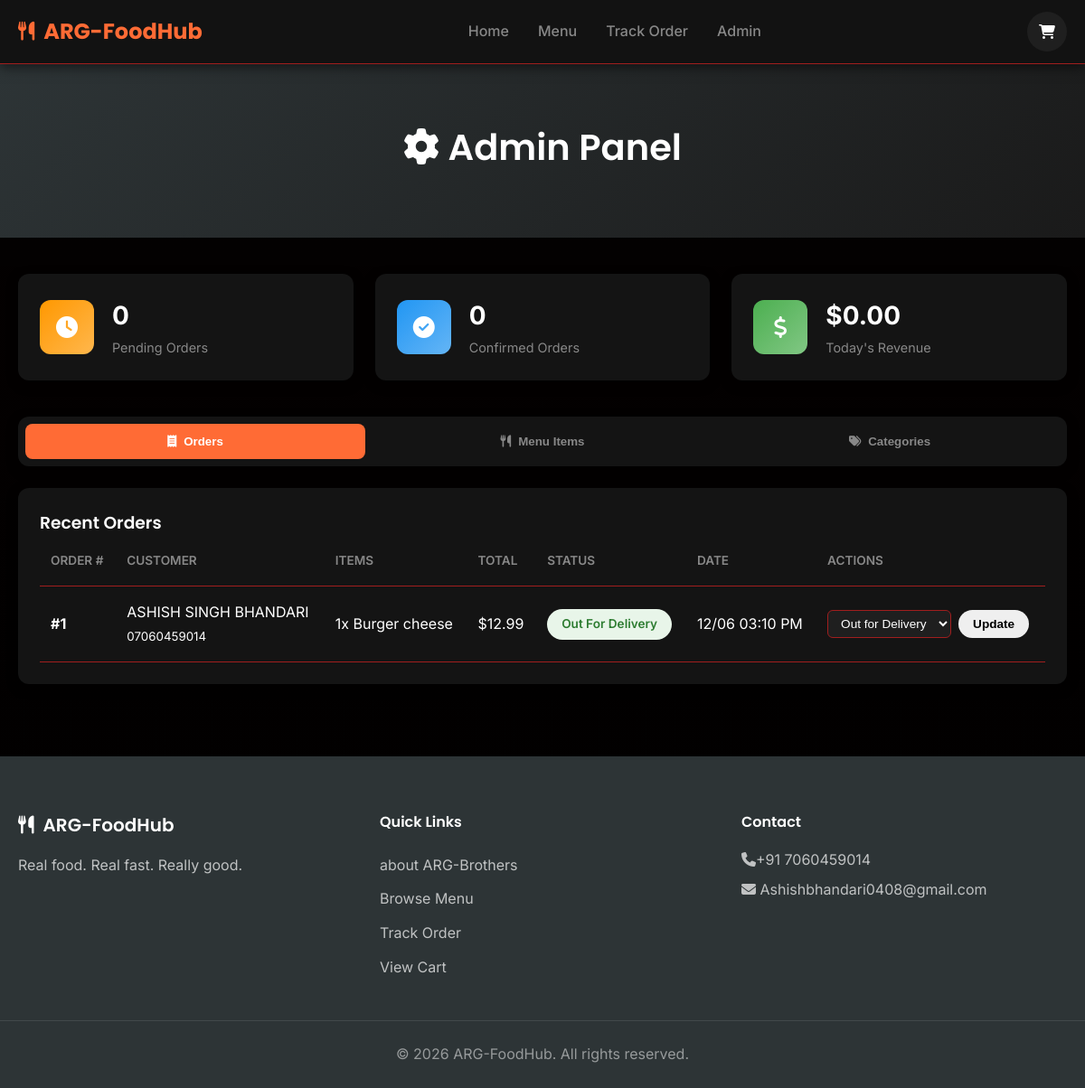
The page /admin on the database its author committed.
### models.py (models this page shows, shortened)
class Order(db.Model):
    id = db.Column(db.Integer, primary_key=True)
    customer_name = db.Column(db.String(100), nullable=False)
    customer_email = db.Column(db.String(120), nullable=False)
    customer_phone = db.Column(db.String(20), nullable=False)
    delivery_address = db.Column(db.Text, nullable=False)
    delivery_instructions = db.Column(db.Text)
    subtotal = db.Column(db.Float, nullable=False)
    delivery_fee = db.Column(db.Float, default=2.99)
    total = db.Column(db.Float, nullable=False)
    status = db.Column(db.String(50), default='pending')
    created_at = db.Column(db.DateTime, default=datetime.utcnow)
    updated_at = db.Column(db.DateTime, default=datetime.utcnow, onupdate=datetime.utcnow)
    items = db.relationship('OrderItem', backref='order', lazy=True, cascade='all, delete-orphan')

class OrderItem(db.Model):
    id = db.Column(db.Integer, primary_key=True)
    order_id = db.Column(db.Integer, db.ForeignKey('order.id'), nullable=False)
    menu_item_id = db.Column(db.Integer, db.ForeignKey('menu_item.id'), nullable=False)
    quantity = db.Column(db.Integer, nullable=False, default=1)
    price = db.Column(db.Float, nullable=False)
    menu_item = db.relationship('MenuItem')

class MenuItem(db.Model):
    id = db.Column(db.Integer, primary_key=True)
    name = db.Column(db.String(100), nullable=False)
    description = db.Column(db.Text)
    price = db.Column(db.Float, nullable=False)
    image_url = db.Column(db.String(500))
    category_id = db.Column(db.Integer, db.ForeignKey('category.id'), nullable=False)
    is_available = db.Column(db.Boolean, default=True)
    is_popular = db.Column(db.Boolean, default=False)
    created_at = db.Column(db.DateTime, default=datetime.utcnow)

### routes.py (the view)
@app.route('/admin')
def admin():
    orders = Order.query.order_by(Order.created_at.desc()).all()
    items = MenuItem.query.all()
    categories = Category.query.all()
    pending_count = Order.query.filter_by(status='pending').count()
    confirmed_count = Order.query.filter_by(status='confirmed').count()
    today_orders = Order.query.filter(
        db.func.date(Order.created_at) == db.func.current_date()
    ).all()
    today_revenue = sum(o.total for o in today_orders)
    return render_template('admin.html', orders=orders, items=items, categories=categories,
                         pending_count=pending_count, confirmed_count=confirmed_count,
                         today_revenue=today_revenue)

### routes.py (called while the page is built)
@app.context_processor
def cart_count():
    cart = session.get('cart', {})
    count = sum(item['quantity'] for item in cart.values())
    return {'cart_count': count}

### templates/admin.html (shortened to what this page needs)
{% extends 'base.html' %}
{% block content %}
<div class="page-header admin-header">
    <div class="container">
        <h1><i class="fas fa-cog"></i> Admin Panel</h1>
    </div>
</div>
<section class="admin-section">
    <div class="container">
        <div class="admin-stats">
            <div class="stat-card">
                <div class="stat-icon pending">
                    <i class="fas fa-clock"></i>
                </div>
                <div class="stat-info">
                    <span class="stat-value">{{ pending_count }}</span>
                    <span class="stat-label">Pending Orders</span>
                </div>
            </div>
            <div class="stat-card">
                <div class="stat-icon confirmed">
                    <i class="fas fa-check-circle"></i>
                </div>
                <div class="stat-info">
                    <span class="stat-value">{{ confirmed_count }}</span>
                    <span class="stat-label">Confirmed Orders</span>
                </div>
            </div>
            <div class="stat-card">
                <div class="stat-icon revenue">
                    <i class="fas fa-dollar-sign"></i>
                </div>
                <div class="stat-info">
                    <span class="stat-value">${{ "%.2f"|format(today_revenue) }}</span>
                    <span class="stat-label">Today's Revenue</span>
                </div>
            </div>
        </div>
        <div class="admin-tabs">
            <button class="tab-btn active" onclick="showTab('orders', this)">
                <i class="fas fa-receipt"></i> Orders
            </button>
            <button class="tab-btn" onclick="showTab('menu', this)">
                <i class="fas fa-utensils"></i> Menu Items
            </button>
            <button class="tab-btn" onclick="showTab('categories', this)">
                <i class="fas fa-tags"></i> Categories
            </button>
        </div>
        <div id="orders-tab" class="tab-content active">
            <div class="admin-card">
                <h3>Recent Orders</h3>
                {% if orders %}
                <div class="table-responsive">
                    <table class="admin-table">
                        <thead>
                            <tr>
                                <th>Order #</th>
                                <th>Customer</th>
                                <th>Items</th>
                                <th>Total</th>
                                <th>Status</th>
                                <th>Date</th>
                                <th>Actions</th>
                            </tr>
                        </thead>
                        <tbody>
                            {% for order in orders %}
                            <tr>
                                <td><strong>#{{ order.id }}</strong></td>
                                <td>
                                    {{ order.customer_name }}<br>
                                    <small>{{ order.customer_phone }}</small>
                                </td>
                                <td>
                                    {% for item in order.items[:2] %}
                                    {{ item.quantity }}x {{ item.menu_item.name }}{% if not loop.last %}, {% endif %}
                                    {% endfor %}
                                </td>
                                <td>${{ "%.2f"|format(order.total) }}</td>
                                <td>
                                    <span class="status-badge status-{{ order.status }}">
                                        {{ order.status.replace('_', ' ').title() }}
                                    </span>
                                </td>
                                <td>{{ order.created_at.strftime('%m/%d %I:%M %p') }}</td>
                                <td>
                                    <form action="{{ url_for('update_order_status', order_id=order.id) }}" method="POST" class="status-form">
                                        <select name="status" class="status-select">
                                            <option value="out_for_delivery" {% if order.status == 'out_for_delivery' %}selected{% endif %}>Out for Delivery</option>
                                        </select>
                                        <button type="submit" class="btn btn-sm">Update</button>
                                    </form>
                                </td>
                            </tr>
                            {% endfor %}
                        </tbody>
                    </table>
                </div>
                {% else %}
                <p class="no-data">No orders yet.</p>
                {% endif %}
            </div>
        </div>
    </div>
</section>
{% endblock %}

### templates/base.html (shortened to what this page needs)
<!DOCTYPE html>
<html lang="en">
<head>
    <link rel="stylesheet" href="https://cdnjs.cloudflare.com/ajax/libs/font-awesome/6.4.0/css/all.min.css">
    <link rel="stylesheet" href="{{ url_for('static', filename='css/style.css') }}">
</head>
<body>
    <nav class="navbar">
        <div class="nav-container">
            <a href="{{ url_for('index') }}" class="logo">
                <i class="fas fa-utensils"></i>
                <span>ARG-FoodHub</span>
            </a>
            <div class="nav-links">
                <a href="{{ url_for('index') }}">Home</a>
                <a href="{{ url_for('menu') }}">Menu</a>
                <a href="{{ url_for('track_order') }}">Track Order</a>
                <a href="{{ url_for('admin') }}">Admin</a>
            </div>
            <div class="nav-actions">
                <a href="{{ url_for('cart') }}" class="cart-btn">
                    <i class="fas fa-shopping-cart"></i>
                </a>
            </div>
        </div>
    </nav>
    <main>
        {% block content %}{% endblock %}
    </main>
    <footer class="footer">
        <div class="footer-container">
            <div class="footer-section">
                <h3><i class="fas fa-utensils"></i>ARG-FoodHub</h3>
                <p>Real food. Real fast. Really good.</p>
            </div>
            <div class="footer-section">
                <h4>Quick Links</h4>
                <a href="#notyet">about ARG-Brothers</a>
                <a href="{{ url_for('menu') }}">Browse Menu</a>
                <a href="{{ url_for('track_order') }}">Track Order</a>
                <a href="{{ url_for('cart') }}">View Cart</a>
            </div>
            <div class="footer-section">
                <h4>Contact</h4>
                <p><i class="fas fa-phone"></i>+91 7060459014</p>
                <p><i class="fas fa-envelope"></i> Ashishbhandari0408@gmail.com</p>
            </div>
        </div>
        <div class="footer-bottom">
            <p>&copy; 2026 ARG-FoodHub. All rights reserved.</p>
        </div>
    </footer>
</body>
</html>

### rows shown on the page
Order: id "1", customer_name "ASHISH SINGH BHANDARI", customer_phone "07060459014", total "12.99", status.replace "Out For Delivery", created_at "12/06 03:10 PM", status "Out for Delivery"
OrderItem: quantity "1", menu_item.name "Burger cheese"

### other values the page prints
{{ pending_count }} "0"
{{ confirmed_count }} "0"
{{ "%.2f"|format(today_revenue) }} "0.00"
